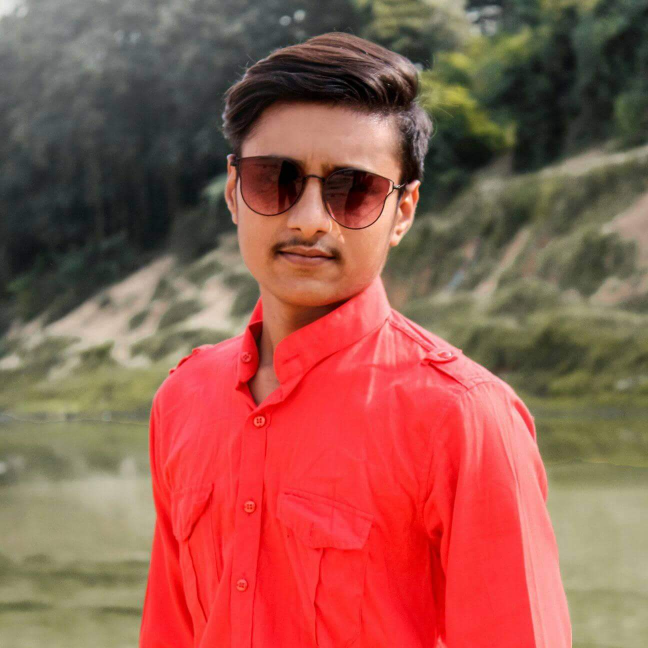
%> input picture Sem 1/B Tech/IP/129_ImageProcessing/n.jpg, 1296 x 1296 px (shown at 1/2 size)
$ octave test3.m   (GNU Octave 9; MATLAB toolbox functions it lacks are replaced by stand-ins)
%> lines starting %> are read from the running program, lines starting %| are printed output that depends on the picture; in (x1, y1, x2, y2) boxes, pixels count from 0 and x2, y2 are one past the last pixel; in counts of white or black regions, pixels touching at a corner belong together; the program's own positions count from 1
clear
clc

a=imread('G:\My Pic\n.jpg');
%> a is the input picture: size 1296x1296x3 uint8; mean R, G, B 150.7, 90.6, 78

% [16 lines of commented-out code are left out]

title("bw")
b=rgb2gray(a);
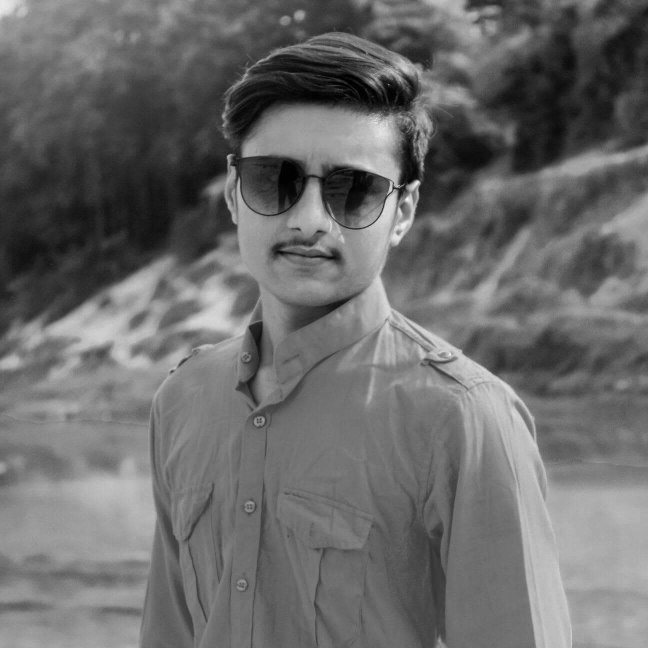
%> b: size 1296x1296 uint8 (shown at 1/2 size); min 0, max 251, mean 107.1
imwrite(b,"test.jpg");
b=double(b)/255;
%> b: size 1296x1296 double
c=im2bw(b,0.3);
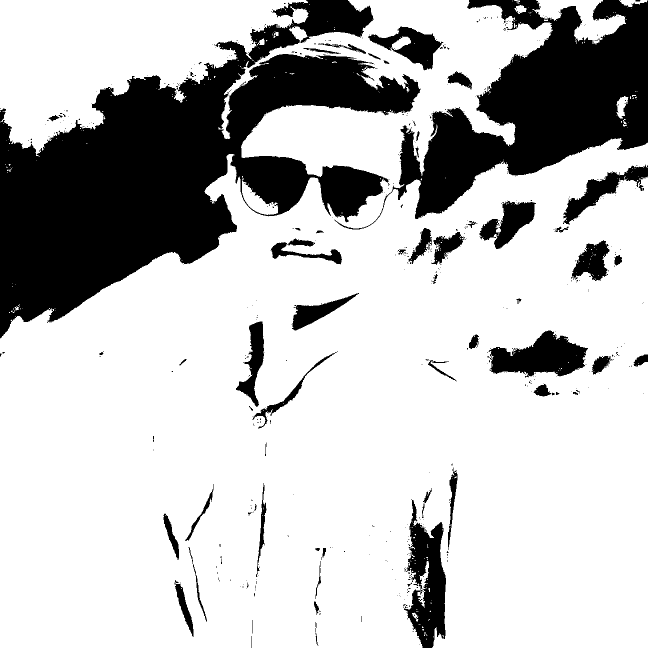
%> c: size 1296x1296 logical (shown at 1/2 size); 75.4% white; 527 black regions (460 under 20 px), largest, box (x1, y1, x2, y2) and area: (0, 0, 841, 677) 235302, (668, 0, 1296, 459) 105873, (808, 998, 892, 1296) 13752
figure
imshow(b)

e=imresize(b,[256,256]);
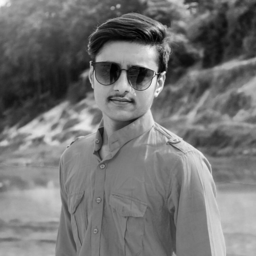
%> e: size 256x256 double; min -0.0008, max 0.919, mean 0.42; drawn with min black and max white
figure
imshow(e)

size(e)
%> ans = [256 256]

subplot(2,2,1);
imshow(a)
subplot(2,2,2);
imshow(b)
subplot(2,2,3);
imshow(c)
subplot(2,2,4);
imshow(e)
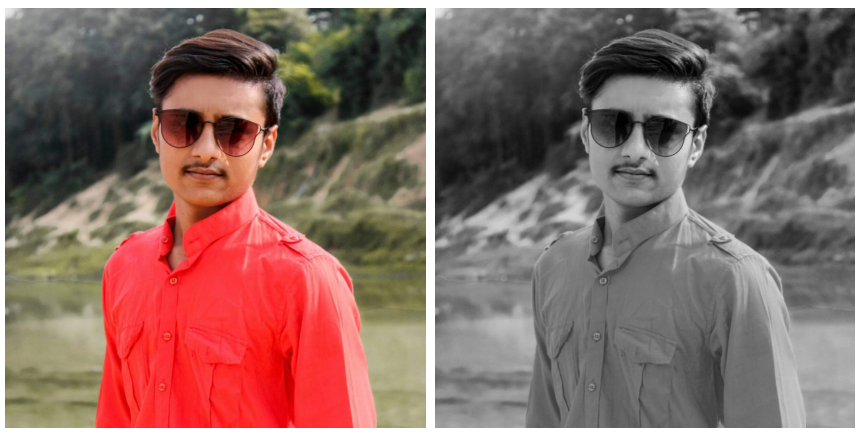
%> figure redrawn from the program's plot data, 4 panels

%iminfo

$ run again, with Sem 1/B Tech/IP/129_ImageProcessing/1.jpg copied over Sem 1/B Tech/IP/129_ImageProcessing/n.jpg
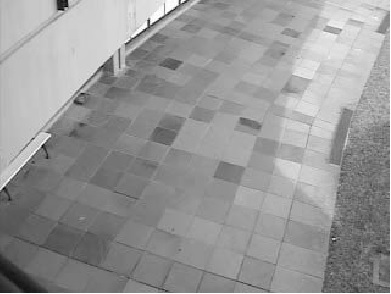
%> input picture Sem 1/B Tech/IP/129_ImageProcessing/1.jpg, 391 x 294 px
%> a is the input picture: size 294x391x3 uint8; min 0, max 255, mean 150.8
%> `c=im2bw(b,0.3);`:
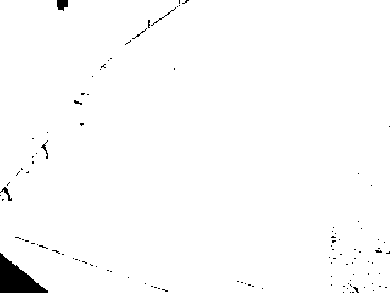
%> c: size 294x391 logical; 98.6% white; 109 black regions (102 under 20 px), largest, box (x1, y1, x2, y2) and area: (0, 253, 48, 293) 1005, (57, 0, 68, 11) 96, (0, 187, 12, 201) 50
%> `e=imresize(b,[256,256]);`:
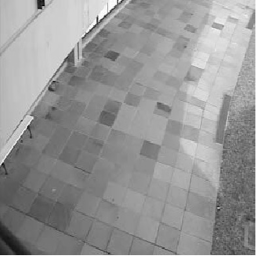
%> e: size 256x256 double; min -0.00379, max 1.01, mean 0.591; drawn with min black and max white
